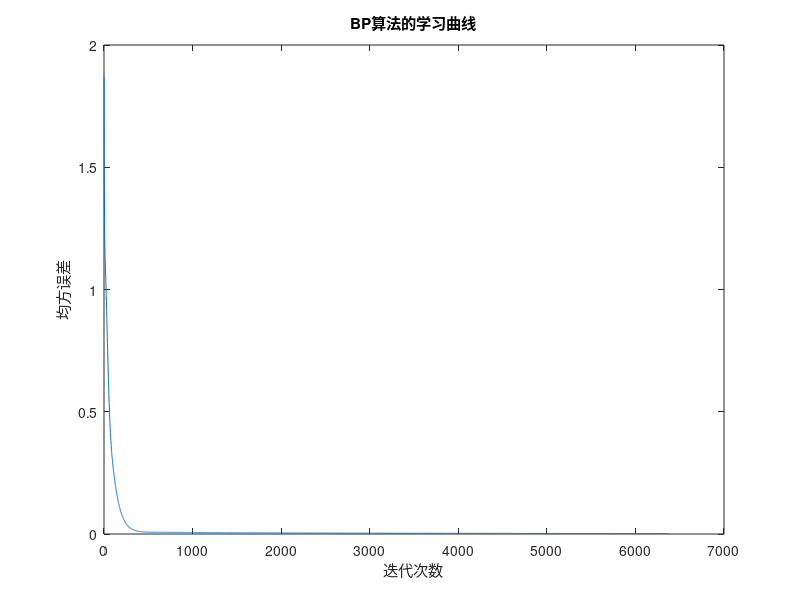
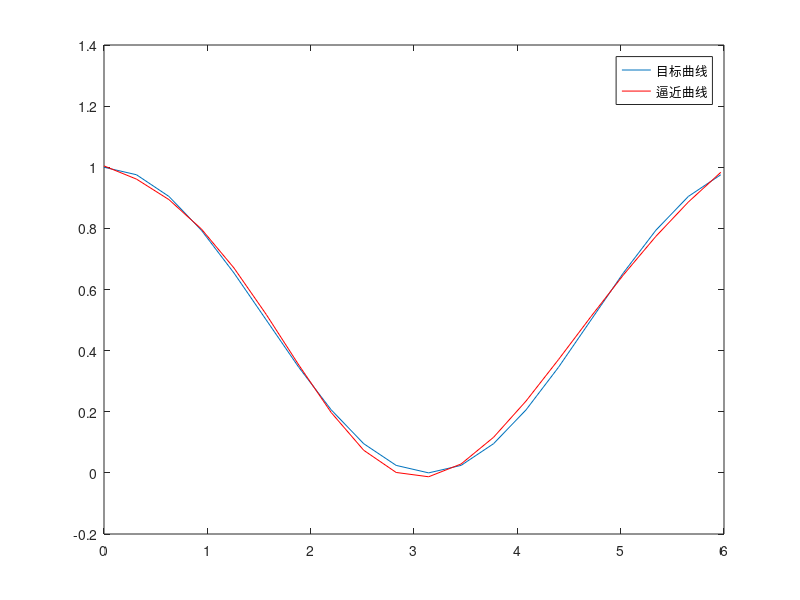

MATLAB code to generate these figures, in order:
clear;
clc;
close all;
for i=1:20 %样本个数
    x(i)=pi*(i-1)/10;    %    生成x, x=π*(i-1)/10
    y(i)=(1+cos(x(i)))/2;     %   y=(1+cosx)/2
end
n=length(x);%样本个数
p=6; %隐层个数
w=rand(p,2);
wk=rand(1,p+1);
max_epoch=10000;%最大训练次数
error_goal=0.002;%均方误差
learning_rate=0.09;%学习速率
a(p+1)=-1;

%training
%此训练网络采取1-6-1的形式，即一个输入，6个隐层，1个输出
for epoch=1:max_epoch
    e=0;
    for i=1:n %样本个数
        var=[x(i);-1]; 
        neto=0;
        for j=1:p 
            neti(j)=w(j,1)*var(1)+w(j,2)*var(2);
            a(j)=1/(1+exp(-neti(j)));
            %隐层的激活函数采取sigmoid函数，f(x)=1/(1+exp(-x))
            neto=neto+wk(j)*a(j);
        end          
        neto=neto+wk(p+1)*(-1);
        t(i)=neto; %输出层的激活函数采取线性函数,f(x)=x
        de=(1/2)*(y(i)-t(i))*(y(i)-t(i));
        e=de+e;     
        dwk=learning_rate*(y(i)-t(i))*a; 
        for k=1:p
            dw(k,1:2)=learning_rate*(y(i)-t(i))*wk(k)*a(k)*(1-a(k))*var;       
        end   
        wk=wk+dwk; %从隐层到输出层权值的更新
        w=w+dw; %从输入层到隐层的权值的更新    
    end 
    error(epoch)=e;
    m(epoch)=epoch;    
    if(e<error_goal)            
       break;
    elseif(epoch==max_epoch)
        disp('在目前的迭代次数内不能逼近所给函数，请加大迭代次数')        
    end 
    fprintf("第%d次迭代\n",epoch);
end
%simulation
for i=1:n %样本个数
    var=[x(i);-1];  
    neto=0;
    for j=1:p
        neti(j)=w(j,1)*var(1)+w(j,2)*var(2);
        a(j)=1/(1+exp(-neti(j)));
        neto=neto+wk(j)*a(j);
    end  
    neto=neto+wk(p+1)*(-1);
    t(i)=neto; %线性函数
end 

%plot
figure(1)
plot(m,error)
xlabel('迭代次数')
ylabel('均方误差')
title('BP算法的学习曲线')
figure(2)
plot(x,y)
hold on
plot(x,t,'r')
legend('目标曲线','逼近曲线')